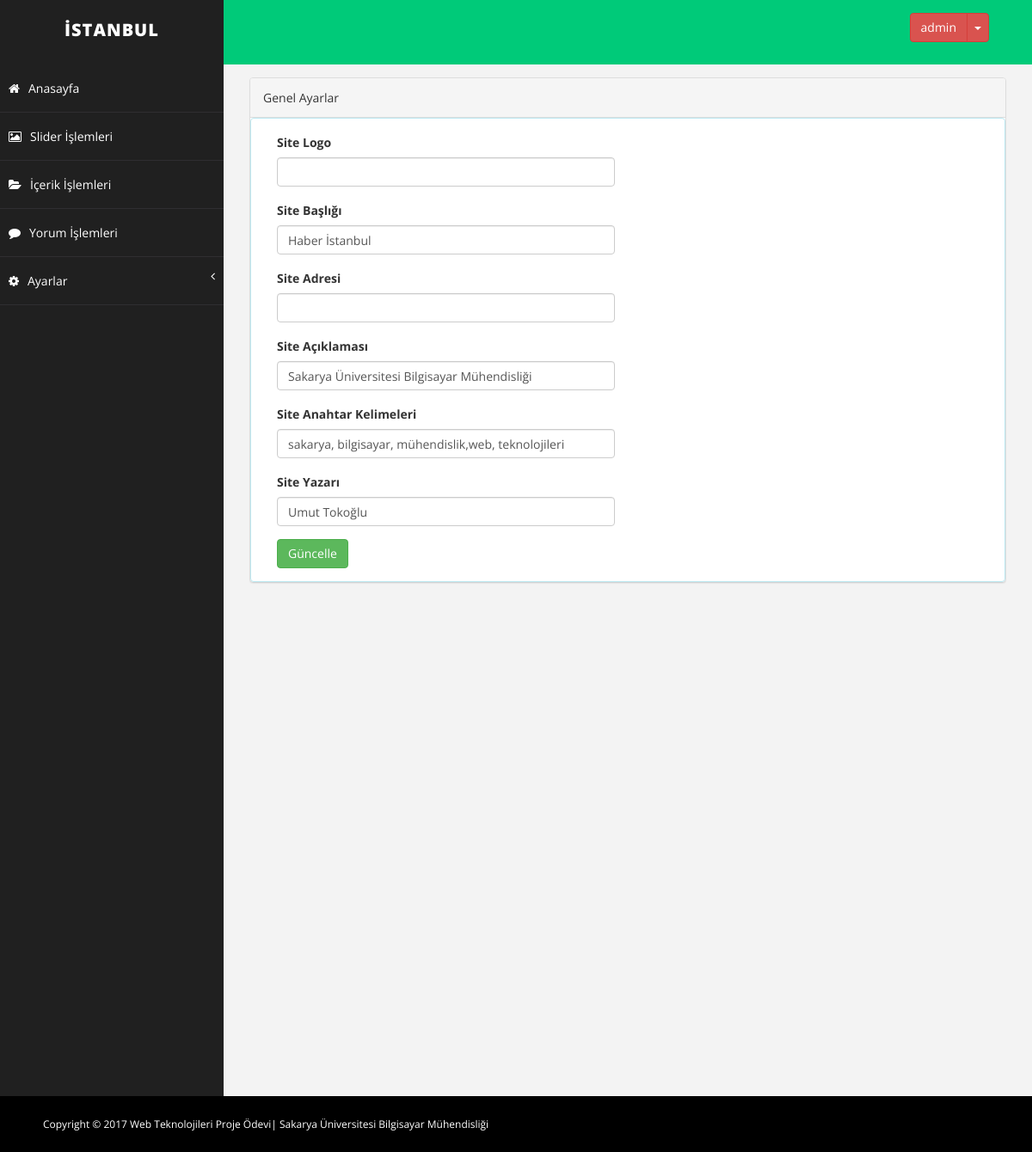
The app's page /proje/admin/admingenel_ayar.php (signed in) with its own data.
### tables this page shows
CREATE TABLE `ayar` (
  `ayar_id` int(1) NOT NULL DEFAULT '0',
  `ayar_logo` varchar(250) NOT NULL,
  `ayar_siteurl` varchar(250) NOT NULL,
  `ayar_title` varchar(100) NOT NULL,
  `ayar_aciklama` varchar(250) NOT NULL,
  `ayar_anahtarkelime` varchar(250) NOT NULL,
  `ayar_yazar` varchar(100) NOT NULL,
  `ayar_facebook` varchar(100) NOT NULL,
  `ayar_twitter` varchar(100) NOT NULL
);

### proje/admin/admingenel_ayar.php (the view)
      <?php
       include 'adminheader.php';
       include 'baglantii/baglan.php';
       $ayarsor=$db->prepare("select * from ayar where ayar_id=?");
       $ayarsor->execute(array(0));
       $ayarcek=$ayarsor->fetch(PDO::FETCH_ASSOC);
      ?>
       <div id="page-wrapper">
               <div class="row">
                   <div class="col-md-12">
                     <div class="panel panel-default genelayarstil">
                       <div class="panel-heading">
                          Genel Ayarlar
                       </div>
              <div class="panel panel-info">
                       <div class="panel-body">
                           <form name="frm" action="baglantii/islem.php" method="POST" role="form" class="col-md-6 adminayar" >
                                       <div class="form-group">
                                           <label>Site Logo</label>
                                           <input id="logo" name="ayar_logo" class="form-control"  type="text">
                                       </div>
                                           <div class="form-group">
                                           <label>Site Başlığı</label>
                                            <input id="title" name="ayar_title" class="form-control" value="<?php echo $ayarcek['ayar_title']?>" type="text">
                                       </div>
                                           <div class="form-group">
                                           <label>Site Adresi</label>
                                           <input id="siteurl" name="ayar_siteurl" class="form-control" value="<?php echo $ayarcek['ayar_siteurl']?>" type="text">
                                       </div>
                                           <div class="form-group">
                                           <label>Site Açıklaması</label>
                                           <input id="aciklama" name="ayar_aciklama" class="form-control" value="<?php echo $ayarcek['ayar_aciklama']?>" type="text">
                                       </div>
                                           <div class="form-group">
                                           <label>Site Anahtar Kelimeleri</label>
                                           <input id="anahtarkelime" name="ayar_anahtarkelime" class="form-control" value="<?php echo $ayarcek['ayar_anahtarkelime']?>" type="text">
                                       </div>
                                           <div class="form-group">
                                           <label>Site Yazarı</label>
                                           <input id="yazar" name="ayar_yazar" class="form-control" value="<?php echo $ayarcek['ayar_yazar']?>" type="text">
                                       </div>
                                       <button  type="submit" name="güncelle" class="btn btn-success">Güncelle</button>
                                   </form>
                           </div>
                       </div>
                     </div>
                   </div>
               </div>
       </div>
   </div>
<?php include 'adminfooter.php'; ?>

### proje/admin/assets/css/basic.css (style rules this page uses)
body { font-family: 'Open Sans', sans-serif; line-height:25px; }
#page-wrapper { padding: 15px 15px; min-height: 600px; background: #F3F3F3; }
@media (min-width:768px) { #page-wrapper { margin: 0 0 0 260px; padding: 15px 30px; min-height: 1200px; } }

### proje/admin/assets/css/adminyenistiller.css (style rules this page uses)
.genelayarstil { margin-bottom: 0px; height: 588px; }

### records on screen
ayar: ayar_title "Haber İstanbul", ayar_aciklama "Sakarya Üniversitesi Bilgisayar Mühendisliği", ayar_anahtarkelime "sakarya, bilgisayar, mühendislik,web, teknolojileri", ayar_yazar "Umut Tokoğlu"

### other values on screen
$_SESSION['kullanici'] "admin"
